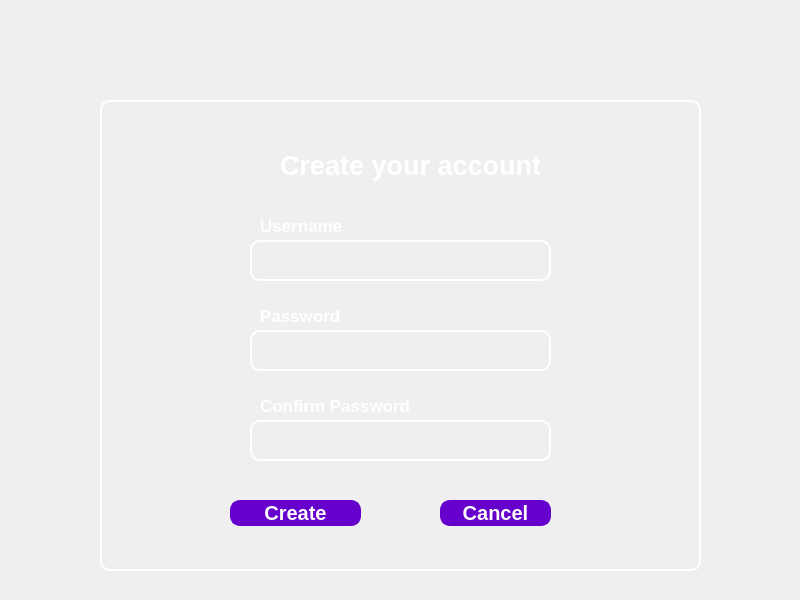
<?xml version="1.0" encoding="UTF-8"?>
<ui version="4.0">
 <class>Signup</class>
 <widget class="QMainWindow" name="Signup">
  <property name="geometry">
   <rect>
    <x>0</x>
    <y>0</y>
    <width>800</width>
    <height>600</height>
   </rect>
  </property>
  <property name="maximumSize">
   <size>
    <width>800</width>
    <height>600</height>
   </size>
  </property>
  <property name="font">
   <font>
    <pointsize>15</pointsize>
    <bold>true</bold>
   </font>
  </property>
  <property name="windowTitle">
   <string>MainWindow</string>
  </property>
  <widget class="QWidget" name="centralwidget">
   <widget class="QLabel" name="imageLabel">
    <property name="geometry">
     <rect>
      <x>0</x>
      <y>0</y>
      <width>800</width>
      <height>600</height>
     </rect>
    </property>
    <property name="maximumSize">
     <size>
      <width>800</width>
      <height>600</height>
     </size>
    </property>
    <property name="text">
     <string/>
    </property>
    <property name="pixmap">
     <pixmap resource="images.qrc">:/res2/login-bg.png</pixmap>
    </property>
    <property name="scaledContents">
     <bool>true</bool>
    </property>
   </widget>
   <widget class="QLabel" name="label_2">
    <property name="geometry">
     <rect>
      <x>100</x>
      <y>100</y>
      <width>601</width>
      <height>471</height>
     </rect>
    </property>
    <property name="maximumSize">
     <size>
      <width>1041</width>
      <height>500</height>
     </size>
    </property>
    <property name="font">
     <font>
      <pointsize>15</pointsize>
      <bold>false</bold>
     </font>
    </property>
    <property name="styleSheet">
     <string notr="true">QLabel{

border:2px  solid gray;
border-radius:10px;
border-color:white;
color:white;
text-align:centre;
opacity:1;
position:fixed;

}</string>
    </property>
    <property name="text">
     <string/>
    </property>
   </widget>
   <widget class="QLabel" name="label">
    <property name="geometry">
     <rect>
      <x>280</x>
      <y>140</y>
      <width>260</width>
      <height>50</height>
     </rect>
    </property>
    <property name="font">
     <font>
      <pointsize>20</pointsize>
      <bold>true</bold>
     </font>
    </property>
    <property name="styleSheet">
     <string notr="true">color:white;</string>
    </property>
    <property name="text">
     <string>Create your account</string>
    </property>
   </widget>
   <widget class="QLineEdit" name="lineEdit_username_2">
    <property name="geometry">
     <rect>
      <x>250</x>
      <y>240</y>
      <width>301</width>
      <height>41</height>
     </rect>
    </property>
    <property name="styleSheet">
     <string notr="true">

QLineEdit{

border:2px  solid white;
border-radius:10px;
opacity:1;
background-color:transparent;





}
</string>
    </property>
   </widget>
   <widget class="QLineEdit" name="lineEdit_password_2">
    <property name="geometry">
     <rect>
      <x>250</x>
      <y>330</y>
      <width>301</width>
      <height>41</height>
     </rect>
    </property>
    <property name="styleSheet">
     <string notr="true">

QLineEdit{

border:2px  solid white;
border-radius:10px;
opacity:1;
background-color:transparent;





}
</string>
    </property>
    <property name="echoMode">
     <enum>QLineEdit::Password</enum>
    </property>
   </widget>
   <widget class="QLabel" name="label_3">
    <property name="geometry">
     <rect>
      <x>260</x>
      <y>210</y>
      <width>81</width>
      <height>31</height>
     </rect>
    </property>
    <property name="font">
     <font>
      <pointsize>13</pointsize>
      <bold>true</bold>
     </font>
    </property>
    <property name="styleSheet">
     <string notr="true"> color:white;</string>
    </property>
    <property name="text">
     <string>Username</string>
    </property>
   </widget>
   <widget class="QPushButton" name="pushButton_create">
    <property name="geometry">
     <rect>
      <x>230</x>
      <y>500</y>
      <width>131</width>
      <height>26</height>
     </rect>
    </property>
    <property name="styleSheet">
     <string notr="true">QPushButton{
border:2px  solid gray;
border-radius:10px;
border-color:rgb(102, 0, 204);
color:white;
background-color:rgb(102, 0, 204);


}</string>
    </property>
    <property name="text">
     <string>Create</string>
    </property>
   </widget>
   <widget class="QPushButton" name="pushButton_cancel">
    <property name="geometry">
     <rect>
      <x>440</x>
      <y>500</y>
      <width>111</width>
      <height>26</height>
     </rect>
    </property>
    <property name="styleSheet">
     <string notr="true">QPushButton{
border:2px  solid gray;
border-radius:10px;
border-color:rgb(102, 0, 204);
color:white;
background-color:rgb(102, 0, 204);


}</string>
    </property>
    <property name="text">
     <string>Cancel</string>
    </property>
   </widget>
   <widget class="QLabel" name="Password">
    <property name="geometry">
     <rect>
      <x>260</x>
      <y>300</y>
      <width>81</width>
      <height>31</height>
     </rect>
    </property>
    <property name="font">
     <font>
      <pointsize>13</pointsize>
      <bold>true</bold>
     </font>
    </property>
    <property name="styleSheet">
     <string notr="true"> color:white;</string>
    </property>
    <property name="text">
     <string>Password</string>
    </property>
   </widget>
   <widget class="QLineEdit" name="lineEdit_confirm_password">
    <property name="geometry">
     <rect>
      <x>250</x>
      <y>420</y>
      <width>301</width>
      <height>41</height>
     </rect>
    </property>
    <property name="styleSheet">
     <string notr="true">

QLineEdit{

border:2px  solid white;
border-radius:10px;
opacity:1;
background-color:transparent;





}
</string>
    </property>
    <property name="text">
     <string/>
    </property>
    <property name="echoMode">
     <enum>QLineEdit::Password</enum>
    </property>
   </widget>
   <widget class="QLabel" name="Password_2">
    <property name="geometry">
     <rect>
      <x>260</x>
      <y>390</y>
      <width>201</width>
      <height>31</height>
     </rect>
    </property>
    <property name="font">
     <font>
      <pointsize>13</pointsize>
      <bold>true</bold>
     </font>
    </property>
    <property name="styleSheet">
     <string notr="true"> color:white;</string>
    </property>
    <property name="text">
     <string>Confirm Password</string>
    </property>
   </widget>
  </widget>
 </widget>
 <resources>
  <include location="images.qrc"/>
 </resources>
 <connections/>
</ui>
